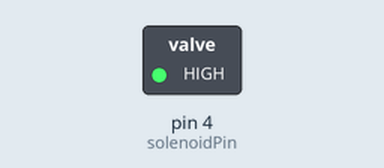
Recording of a sketch running on a simulated Arduino Uno, built with avr-gcc and run on an emulated ATmega328P. Parts: switched loads named in the sketch (green lamp = pin HIGH). Dashed ring = blinking.

Above: at 0.2 s.
Timing chart, 0 to 3.0 s (numbered marks = the images above):
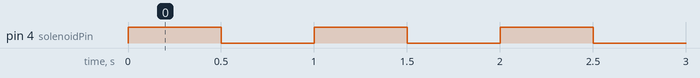

The sketch:

solenoid_test_code.ino
```cpp
int solenoidPin = 4;

void setup() {
  pinMode(solenoidPin, OUTPUT);

}

void loop() {
  digitalWrite(solenoidPin, HIGH);
  delay(500);
  digitalWrite(solenoidPin, LOW);
  delay(500);

}
```

Measured:
- by itself, pin 4 (solenoidPin): alternates HIGH for 0.50 s and LOW for 0.50 s
